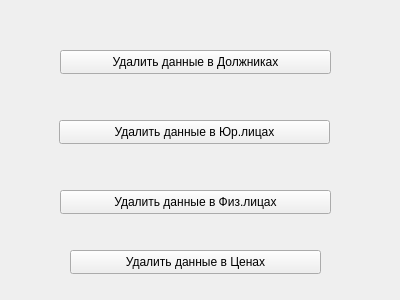
<?xml version="1.0" encoding="UTF-8"?>
<ui version="4.0">
 <class>deletee</class>
 <widget class="QWidget" name="deletee">
  <property name="geometry">
   <rect>
    <x>0</x>
    <y>0</y>
    <width>400</width>
    <height>300</height>
   </rect>
  </property>
  <property name="windowTitle">
   <string>Form</string>
  </property>
  <widget class="QPushButton" name="pushButtonDeb">
   <property name="geometry">
    <rect>
     <x>60</x>
     <y>50</y>
     <width>271</width>
     <height>24</height>
    </rect>
   </property>
   <property name="text">
    <string>Удалить данные в Должниках</string>
   </property>
  </widget>
  <widget class="QPushButton" name="pushButton_Ur">
   <property name="geometry">
    <rect>
     <x>59</x>
     <y>120</y>
     <width>271</width>
     <height>24</height>
    </rect>
   </property>
   <property name="text">
    <string>Удалить данные в Юр.лицах</string>
   </property>
  </widget>
  <widget class="QPushButton" name="pushButton_Fiz">
   <property name="geometry">
    <rect>
     <x>60</x>
     <y>190</y>
     <width>271</width>
     <height>24</height>
    </rect>
   </property>
   <property name="text">
    <string>Удалить данные в Физ.лицах</string>
   </property>
  </widget>
  <widget class="QPushButton" name="pushButton_Prise">
   <property name="geometry">
    <rect>
     <x>70</x>
     <y>250</y>
     <width>251</width>
     <height>24</height>
    </rect>
   </property>
   <property name="text">
    <string>Удалить данные в Ценах</string>
   </property>
  </widget>
 </widget>
 <resources/>
 <connections/>
</ui>
